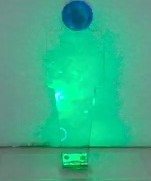
#> input picture Assignment_03/bottleman_1_plate_led.jpg, 151 x 181 px
$ python -i by_pon.py   (imports and definitions only)
#> lines starting #> are read from the running program, lines starting #| are printed output that depends on the picture; after the words box and inside, x2 and y2 are one past the last pixel; in counts of white or black regions, pixels touching at a corner belong together
#> further down, picture is the input picture: shape (181, 151, 3); mean B, G, R 136.8, 174.9, 54.8
import cv2
import robomaster
from robomaster import robot
from robomaster import vision
from robomaster import blaster
from robomaster import camera
import time
import numpy as np
from scipy.spatial.distance import cosine
import pandas as pd
import matplotlib.pyplot as plt
def came(image):
    cv2.imshow('Detected', image)
    key = cv2.waitKey(1)
    if key == ord('q'):
        return False
    return True
def find_theif(image):
    hsv = cv2.cvtColor(image, cv2.COLOR_BGR2HSV)
#> hsv: shape (181, 151, 3); mean H, S, V 80.4, 166.8, 175.8
    lower_blue = np.array([102, 123, 113])
    upper_blue = np.array([179, 255, 255])
    lower_blue2 = np.array([94, 158, 62])
    upper_blue2 = np.array([180, 255, 255])
    mask = cv2.inRange(hsv, lower_blue, upper_blue)
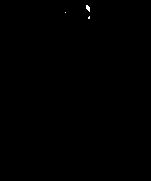
#> mask: shape (181, 151); 0.09% white in thin lines or dots, all inside (x1, y1, x2, y2) = (65, 5, 90, 19)
    mask1 = cv2.inRange(hsv,lower_blue2,upper_blue2)
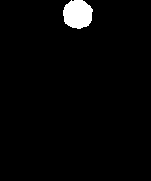
#> mask1: shape (181, 151); 2.5% white; 1 white region, box (x1, y1, x2, y2) and area: (63, 0, 93, 29) 687
    mask=cv2.bitwise_or(mask,mask1)
    gray = cv2.cvtColor(mask,cv2.COLOR_BAYER_BG2GRAY)
    blurred = cv2.GaussianBlur(gray, (5, 5), 0)
    edges = cv2.Canny(blurred, 50, 150)
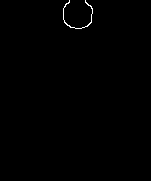
#> edges: shape (181, 151); 0.34% white in thin lines or dots, all inside (x1, y1, x2, y2) = (63, 0, 93, 29)
    circles = cv2.HoughCircles(blurred, cv2.HOUGH_GRADIENT, dp=1.2, minDist=50, param1=50, param2=30, minRadius=10, maxRadius=200)
#> circles = None
    if circles is not None:
        circles = np.round(circles[0, :]).astype("int")
        for (x, y, r) in circles:
            # Draw the circle in the original image
            cv2.circle(image, (x, y), r, (0, 255, 0), 4)
            # Draw a rectangle at the center of the circle
            cv2.rectangle(image, (x - 5, y - 5), (x + 5, y + 5), (0, 128, 255), -1)

    return image
# [26 lines not run here, left out]

>>> import cv2
>>> picture = cv2.imread('bottleman_1_plate_led.jpg')
>>> result = find_theif(picture)
